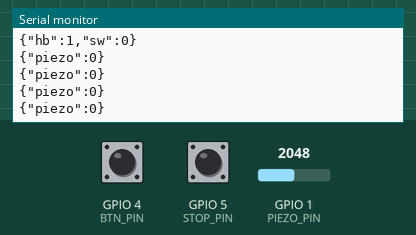
Bench run of a sketch on a simulated ESP32-S3. Shown: the last lines printed to the serial monitor. The test bench sets the inputs (shaded band); at power-on: GPIO 4 (BTN_PIN) HIGH, GPIO 5 (STOP_PIN) HIGH, GPIO 1 (PIEZO_PIN) = 2048 (analog values on the 0–4095 scale).

Above: at 1.2 s.
1.3 s: GPIO 4 (BTN_PIN) pulled LOW for 0.15 s
2.9 s: GPIO 5 (STOP_PIN) pulled LOW for 0.15 s
4.5 s: GPIO 1 (PIEZO_PIN) set to 2866
At 4.53 s:
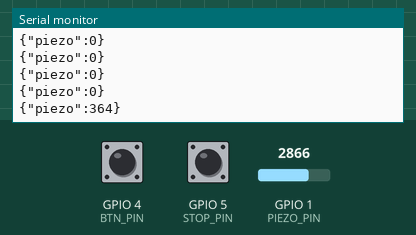
6.0 s: GPIO 4 (BTN_PIN) pulled LOW for 1 s
8.5 s: GPIO 1 (PIEZO_PIN) set to 3603
At 8.54 s:
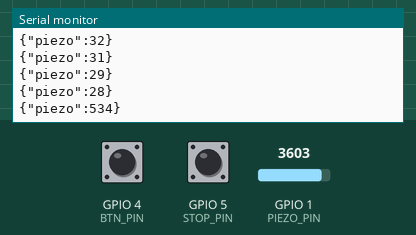
10.0 s: GPIO 5 (STOP_PIN) pulled LOW for 1 s
Timing chart, 0 to 13.0 s (numbered marks = the images above; inputs shaded):
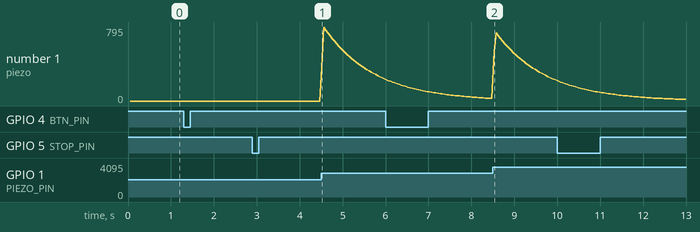

The sketch:

esp32_stop_piezo.ino
```cpp
// Spoonful ESP32-S3: arcade STOP button + piezo throat sensor -> newline JSON over USB serial @115200.
//   {"btn":1} once per press, {"btn":0} on release (25 ms debounce)
//   {"piezo":<envelope>} at 20 Hz : 50 ms RMS of the AC-coupled piezo, sampled at 1 kHz, 0..~2000
//   {"sw":1|0} STOP switch contacts closed|open, on every change (25 ms debounce)
//   {"hb":1,"sw":1|0} every 1 s (the switch state rides along, so a missed change is corrected within 1 s)
// Wiring: arcade button between BTN_PIN and GND; STOP switch (rocker or push button) between STOP_PIN and GND.
// Both use the internal pull-up, so an open circuit (switch off, or a broken wire) reads as "sw":0.
// piezo -> 1 Mohm to GND in parallel, signal into PIEZO_PIN through 10 kohm, biased to mid-rail by 2 x 100 kohm.
// Arduino IDE: board "ESP32S3 Dev Module", USB CDC On Boot: Enabled.

#include <Arduino.h>

const int BTN_PIN = 4;
const int STOP_PIN = 5;           // rocker: closed (I) = run, open (O) = STOP. Push button: closed while pressed
const int PIEZO_PIN = 1;          // ADC1_CH0 on the S3
const uint32_t SAMPLE_US = 1000;  // 1 kHz
const int WINDOW = 50;            // 50 ms RMS window
const uint32_t REPORT_MS = 50;    // 20 Hz
const uint32_t HB_MS = 1000;
const uint32_t DEBOUNCE_MS = 25;

int32_t buf[WINDOW];
int bufIdx = 0;
float dcMean = 2048.0f;           // running mean removes the bias
uint32_t lastSample = 0, lastReport = 0, lastHb = 0, lastBtnChange = 0;
bool btnStable = false, btnRaw = false;
bool swStable = false, swRaw = false;
uint32_t lastSwChange = 0;

void setup() {
  Serial.begin(115200);
  pinMode(BTN_PIN, INPUT_PULLUP);
  pinMode(STOP_PIN, INPUT_PULLUP);
  swStable = swRaw = digitalRead(STOP_PIN) == LOW;
  analogReadResolution(12);
  for (int i = 0; i < WINDOW; i++) buf[i] = 0;
}

void loop() {
  uint32_t nowUs = micros();
  uint32_t nowMs = millis();

  if (nowUs - lastSample >= SAMPLE_US) {
    lastSample += SAMPLE_US;
    int v = analogRead(PIEZO_PIN);
    dcMean += 0.001f * (v - dcMean);
    buf[bufIdx] = v - (int32_t)dcMean;
    bufIdx = (bufIdx + 1) % WINDOW;
  }

  bool pressed = digitalRead(BTN_PIN) == LOW;
  if (pressed != btnRaw) { btnRaw = pressed; lastBtnChange = nowMs; }
  if (btnRaw != btnStable && nowMs - lastBtnChange >= DEBOUNCE_MS) {
    btnStable = btnRaw;
    Serial.println(btnStable ? "{\"btn\":1}" : "{\"btn\":0}");
  }

  bool closed = digitalRead(STOP_PIN) == LOW;
  if (closed != swRaw) { swRaw = closed; lastSwChange = nowMs; }
  if (swRaw != swStable && nowMs - lastSwChange >= DEBOUNCE_MS) {
    swStable = swRaw;
    Serial.println(swStable ? "{\"sw\":1}" : "{\"sw\":0}");
  }

  if (nowMs - lastReport >= REPORT_MS) {
    lastReport = nowMs;
    float acc = 0;
    for (int i = 0; i < WINDOW; i++) acc += (float)buf[i] * buf[i];
    int env = (int)sqrtf(acc / WINDOW);
    Serial.printf("{\"piezo\":%d}\n", env);
  }

  if (nowMs - lastHb >= HB_MS) {
    lastHb = nowMs;
    Serial.println(swStable ? "{\"hb\":1,\"sw\":1}" : "{\"hb\":1,\"sw\":0}");
  }
}
```

Measured:
- after the input at 4.5 s, the serial monitor: prints a new line at once (image 1)
- plotted number 1: 0 → 240 after the input at 4.5 s
